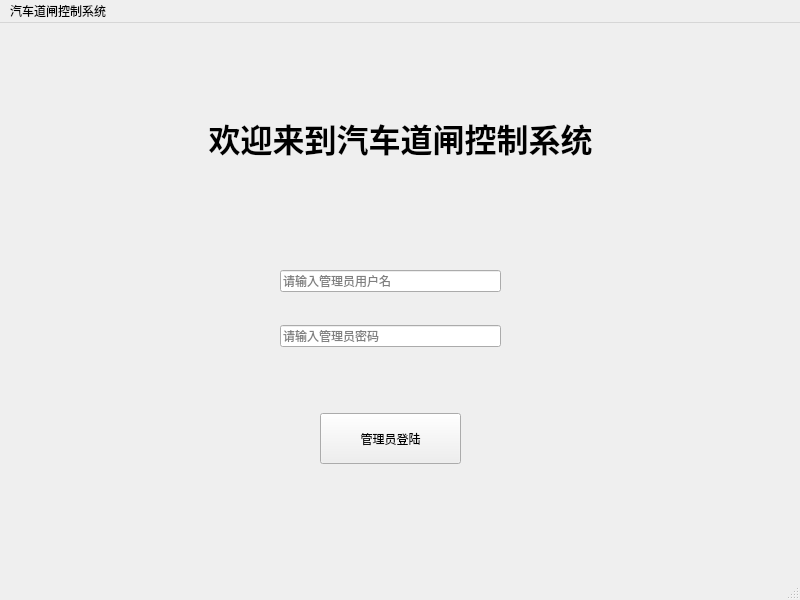
<?xml version="1.0" encoding="UTF-8"?>
<ui version="4.0">
 <class>MainWindow</class>
 <widget class="QMainWindow" name="MainWindow">
  <property name="geometry">
   <rect>
    <x>0</x>
    <y>0</y>
    <width>800</width>
    <height>600</height>
   </rect>
  </property>
  <property name="windowTitle">
   <string>MainWindow</string>
  </property>
  <widget class="QWidget" name="centralwidget">
   <widget class="PushButton" name="pushButton">
    <property name="geometry">
     <rect>
      <x>320</x>
      <y>390</y>
      <width>141</width>
      <height>51</height>
     </rect>
    </property>
    <property name="text">
     <string>管理员登陆</string>
    </property>
   </widget>
   <widget class="FluentLabelBase" name="label">
    <property name="geometry">
     <rect>
      <x>0</x>
      <y>10</y>
      <width>801</width>
      <height>211</height>
     </rect>
    </property>
    <property name="text">
     <string>&lt;html&gt;&lt;head/&gt;&lt;body&gt;&lt;p&gt;&lt;span style=&quot; font-size:24pt; font-weight:700;&quot;&gt;欢迎来到汽车道闸控制系统&lt;/span&gt;&lt;/p&gt;&lt;/body&gt;&lt;/html&gt;</string>
    </property>
    <property name="alignment">
     <set>Qt::AlignCenter</set>
    </property>
   </widget>
   <widget class="QWidget" name="verticalLayoutWidget">
    <property name="geometry">
     <rect>
      <x>280</x>
      <y>220</y>
      <width>221</width>
      <height>131</height>
     </rect>
    </property>
    <layout class="QVBoxLayout" name="verticalLayout">
     <item>
      <widget class="LineEdit" name="lineEdit_2">
       <property name="text">
        <string/>
       </property>
       <property name="echoMode">
        <enum>QLineEdit::Normal</enum>
       </property>
       <property name="placeholderText">
        <string>请输入管理员用户名</string>
       </property>
      </widget>
     </item>
     <item>
      <widget class="LineEdit" name="lineEdit">
       <property name="text">
        <string/>
       </property>
       <property name="echoMode">
        <enum>QLineEdit::Password</enum>
       </property>
       <property name="placeholderText">
        <string>请输入管理员密码</string>
       </property>
      </widget>
     </item>
    </layout>
   </widget>
  </widget>
  <widget class="QMenuBar" name="menubar">
   <property name="geometry">
    <rect>
     <x>0</x>
     <y>0</y>
     <width>800</width>
     <height>24</height>
    </rect>
   </property>
   <widget class="QMenu" name="menu">
    <property name="title">
     <string>汽车道闸控制系统</string>
    </property>
   </widget>
   <addaction name="menu"/>
  </widget>
  <widget class="QStatusBar" name="statusbar"/>
 </widget>
 <customwidgets>
  <customwidget>
   <class>PushButton</class>
   <extends>QPushButton</extends>
   <header>qfluentwidgets</header>
  </customwidget>
  <customwidget>
   <class>FluentLabelBase</class>
   <extends>QLabel</extends>
   <header>qfluentwidgets</header>
  </customwidget>
  <customwidget>
   <class>LineEdit</class>
   <extends>QLineEdit</extends>
   <header>qfluentwidgets</header>
  </customwidget>
 </customwidgets>
 <resources/>
 <connections/>
</ui>
